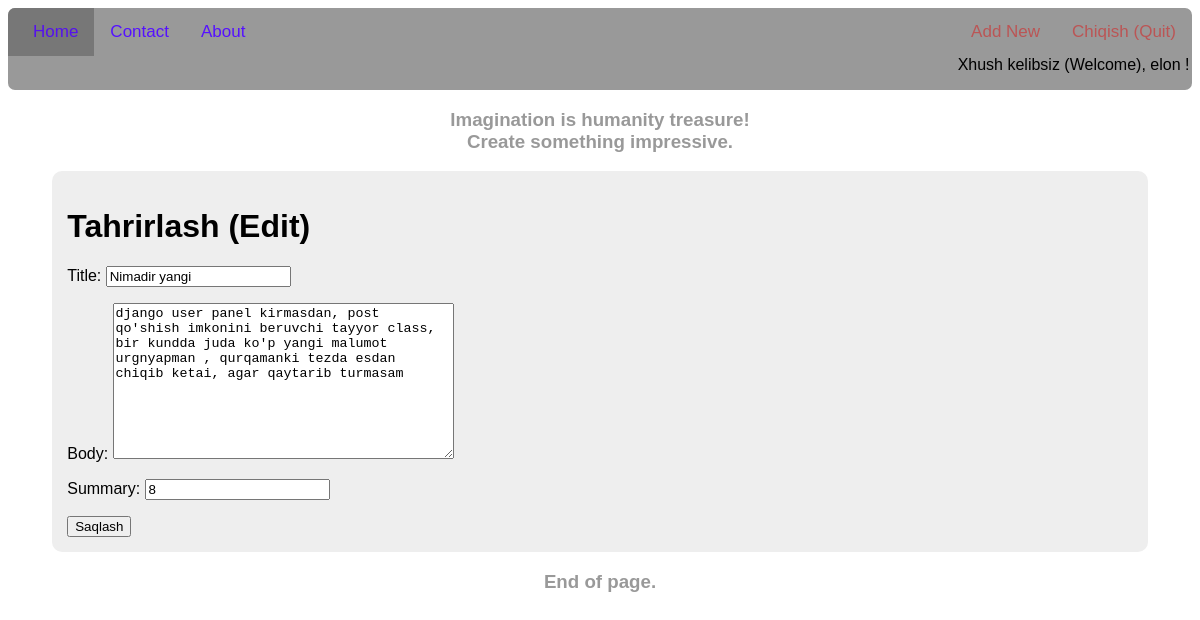
Page /post/6/edit (signed in) on the committed database.
### blog/models.py (models this page shows, shortened)
class Post(models.Model):
	title = models.CharField(max_length=100)
	author = models.ForeignKey(
		'auth.User',
		on_delete=models.CASCADE)
	summary = models.CharField(max_length=300)
	body= models.TextField()

### blog/views.py (the view)
# urls.py: path('post/<int:pk>/edit',BlogUpdateView.as_view(), name='post_edit'),
class BlogUpdateView(UpdateView):
	model = Post
	template_name = 'post_edit.html'
	fields = ['title','body','summary']

### templates/post_edit.html
{% extends "base.html" %}
{% block content %}
	<h1>Tahrirlash (Edit)</h1>
<form action="" method="post">{% csrf_token %}
	{{ form.as_p }}
	<input type="submit" value="Saqlash">
</form>
{% endblock content %}

### templates/base.html (shortened to what this page needs)
{% load static %}
<!DOCTYPE html>
<html>
<head>
	<link rel="stylesheet" type="text/css" href="{% static 'css/base.css' %}">
</head>
<body>
	<header>
<div class="topnav">
  <a class="active" href="{% url 'home' %}">Home</a>
  <a href="#contact">Contact</a>
  <a href="#about">About</a>
  <span class="log">
  	{% if user.is_authenticated %}
  	<a href="{% url 'post_new' %}">Add New</a>
  	<a href="{% url 'logout' %}">Chiqish (Quit)</a>
  	<p>Xhush kelibsiz (Welcome), {{ user.username }} !</p>
  	{% else %}
  	<a href="{% url 'login' %}">Log IN</a>
  	<a href="{% url 'signup' %}">Sign UP</a>
  	  	{% endif %}
  </span>
</div>
	<div class="cen"><h3>Imagination is humanity treasure! <br>Create something impressive.</h3></div>
	</header>
	<div class="container">
		{% block content %}
		{% endblock content %}
	</div>
	<footer class="cen">
		<h3 >End of page.</h3>
	</footer>
</body>
</html>

### static/css/base.css (style rules this page uses)
body { font-family: sans-serif; }
.topnav { background-color: #999; overflow: hidden; border-radius: 7px; }
.topnav a { float: left; color: #51f; text-align: center; padding: 14px 16px; text-decoration: none; font-size: 17px; }
.topnav a.active { padding-left: 25px; background-color: #777; color: #51e; }
.container { background-color: #eee; width: 90%; margin: auto; padding: 15px; border-radius: 10px; }
.cen h3 { text-align: center; color: #999; }
.log { float: right; text-align: center; display: inline-block; }
.log a { color: #b55; }

### rows in the picture
Post: title "Nimadir yangi", body "django user panel kirmasdan, post qo'shish imkonini beruvchi tayyor class, bir kundda juda ko'p yangi malumot urgnyapman , qurqamanki tezda esdan chiqib ketai, agar qaytarib turmasam", summary "8"

### other values in the picture
{{ user.username }} "elon"
